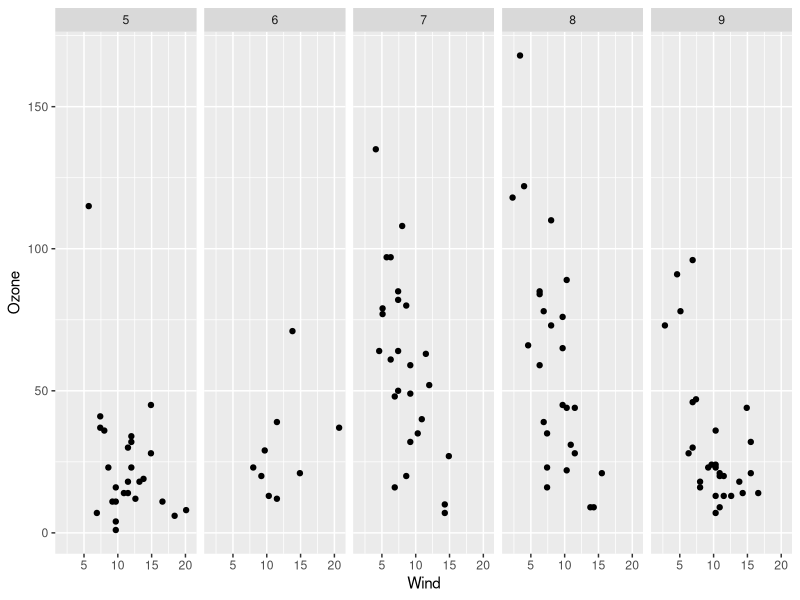

Here is the R script that generated this plot: (Note: this script raises an error after producing the figure.)
install.packages("ggplot2")
library(ggplot2)
library(datasets)
data(airquality)
airquality = transform(airquality, Month = factor(Month))
qplot(Wind, Ozone, data = airquality, facets = . ~ Month)

### q9

g <- ggplot(movies, aes(votes, rating))
print(g)

### q10
#qplot(votes, rating, data = movies)
qplot(votes, rating, data = movies) + geom_smooth()
